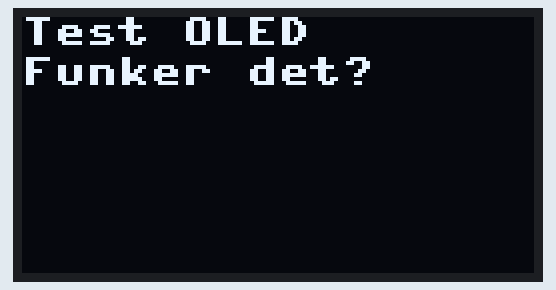
Simulated run of this program. Board: MicroPython board. Shown: 128×64 one-colour display. Library files of the repository ran but are not shown: ssd1306.py. At 0.0 s the program stops and its outputs stay as they are.

Above: at 0.1 s.

The program:

oled_test.py
```python
from machine import Pin, SPI
from ssd1306 import SSD1306_SPI

# SPI-oppsett
spi = SPI(0, baudrate=1000000, polarity=0, phase=0, sck=Pin(18), mosi=Pin(19))
dc = Pin(17, Pin.OUT)
res = Pin(16, Pin.OUT)
cs = Pin(20, Pin.OUT)

# OLED-oppsett
oled = SSD1306_SPI(128, 64, spi, dc, res, cs)

# Rens skjermen
oled.fill(0)
oled.show()

# Skriv tekst
oled.text("Test OLED", 0, 0)
oled.text("Funker det?", 0, 10)
oled.show()
```
